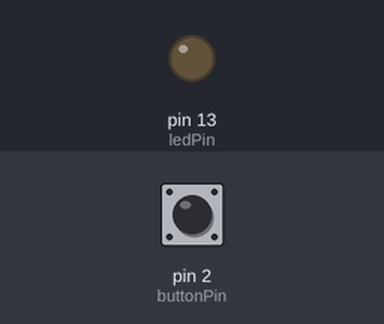
Bench run of a sketch on a simulated Arduino Uno, built with avr-gcc and run on an emulated ATmega328P. Shown: output pins drawn as LEDs (lit = HIGH). The inputs (shaded band) are chosen by the test bench; at power-on: pin 2 (buttonPin) LOW.

Above: at 1.2 s.
1.3 s: pin 2 (buttonPin) pulled HIGH for 0.15 s
At 1.4 s:
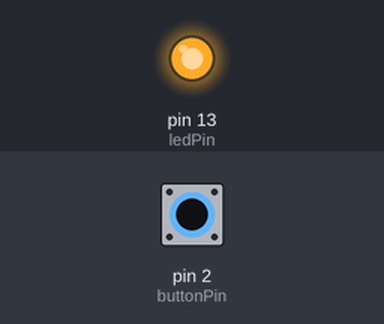
3.0 s: pin 2 (buttonPin) pulled HIGH for 3.2 s
At 7.0 s:
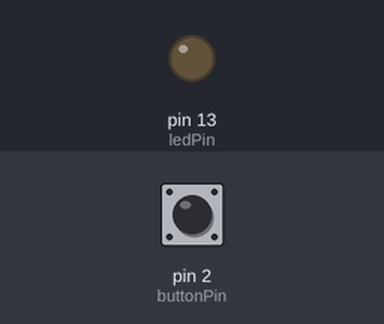
Timing chart, 0 to 8.5 s (numbered marks = the images above; inputs shaded):
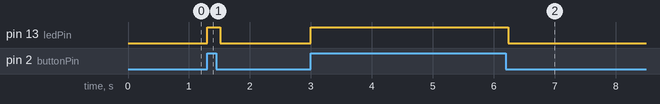

The sketch:

envoi1.ino
```cpp
#include <IRremote.h>

const int buttonPin = 2;     // the number of the pushbutton pin
const int ledPin =  13;      // the number of the LED pin
const int IRLed =  12;

int buttonState = 0;         // variable for reading the pushbutton status

IRsend irsend;       //pin 3 pour émetteur

void setup() {
  // initialize the LED pin as an output:
  pinMode(ledPin, OUTPUT);
  // initialize the pushbutton pin as an input:
  pinMode(buttonPin, INPUT);
}

void loop() {
  // read the state of the pushbutton value:
  buttonState = digitalRead(buttonPin);


  // check if the pushbutton is pressed.
  // if it is, the buttonState is HIGH:
  if (buttonState == HIGH) {
    digitalWrite(ledPin, HIGH);
    {
	irsend.sendSony(0xa90, 12);
        delay(40);
  }
  }
  else {
    // turn LED off:
    digitalWrite(ledPin, LOW);
  }
}
```

Measured:
- after the input at 1.3 s, pin 13 (ledPin): LOW → HIGH at once, → LOW 0.22 s later
- after the input at 3.0 s, pin 13 (ledPin): LOW → HIGH at once, → LOW 3.2 s later
